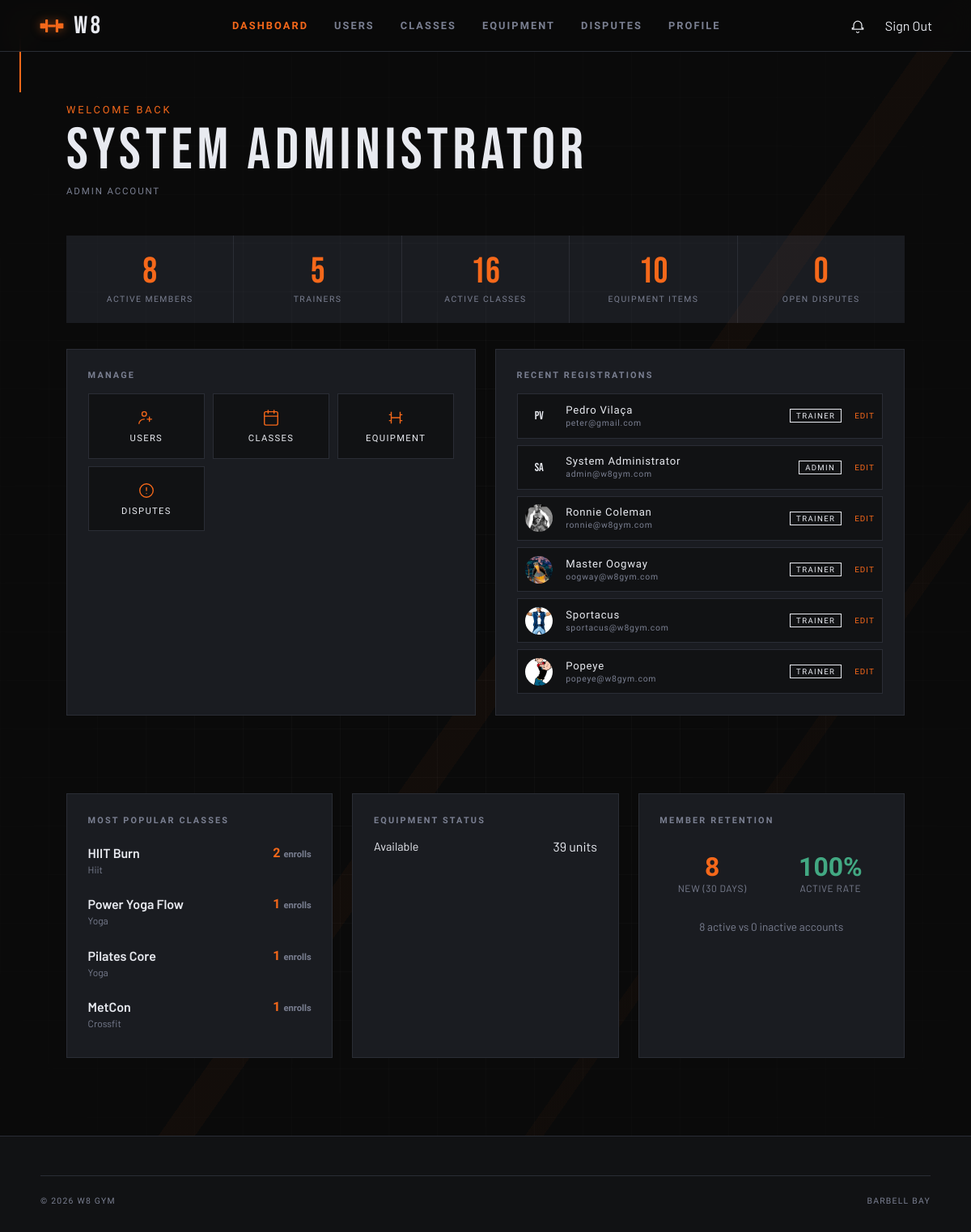
Before: /pages/dashboard.php (signed in) with the older database file.
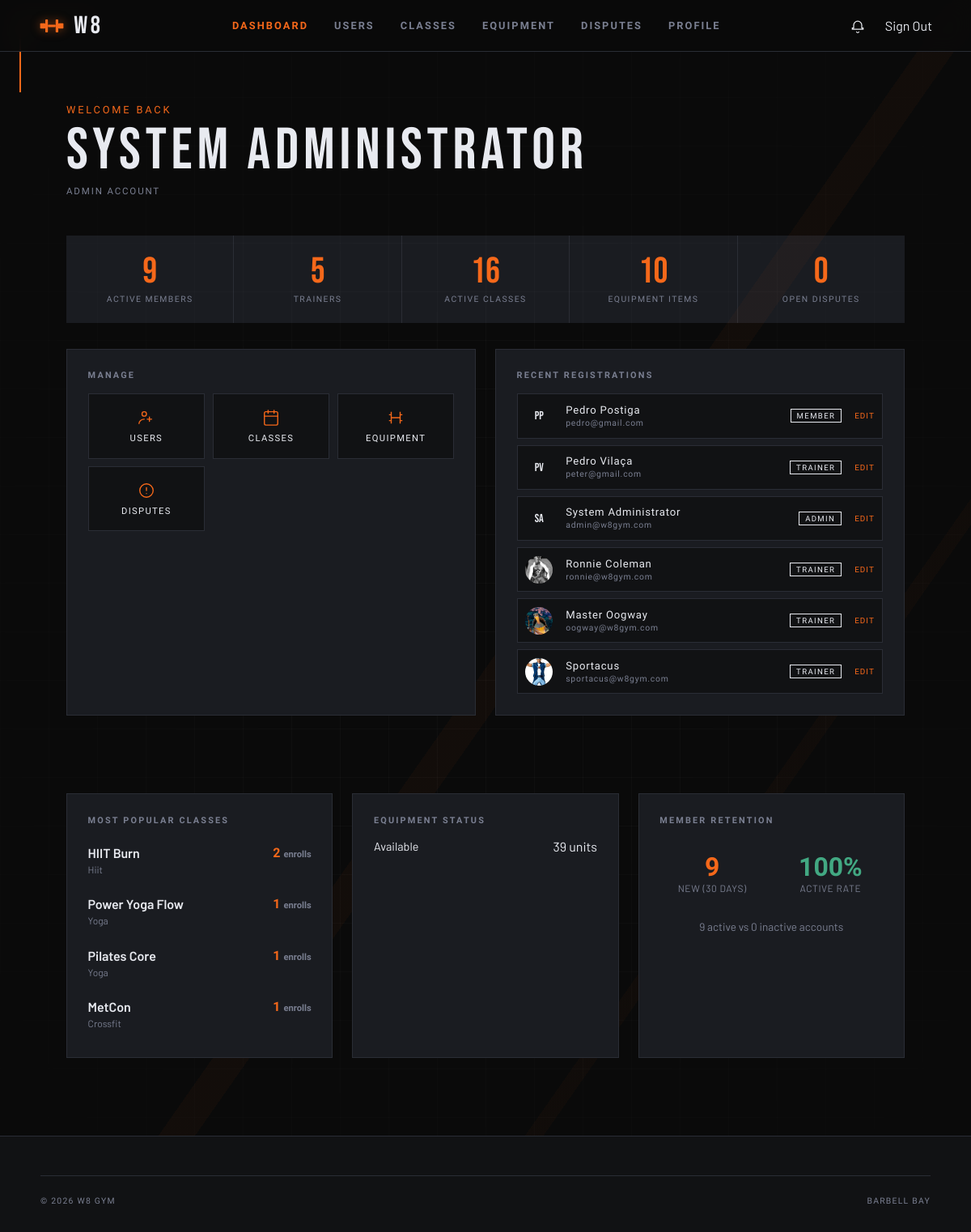
After: the same page with the newer database file.
### tables this page shows
CREATE TABLE users (
  id             INTEGER PRIMARY KEY AUTOINCREMENT,
  username       TEXT    NOT NULL UNIQUE,
  email          TEXT    NOT NULL UNIQUE,
  password_hash  TEXT    NOT NULL,
  first_name     TEXT    NOT NULL,
  last_name      TEXT    NOT NULL,
  phone          TEXT    DEFAULT NULL,
  date_of_birth  TEXT    DEFAULT NULL,   -- ISO-8601: YYYY-MM-DD
  photo_path     TEXT    DEFAULT NULL,   -- stored relative path
  role           TEXT    NOT NULL DEFAULT 'member'
                         CHECK (role IN ('member','trainer','admin')),
  is_active      INTEGER NOT NULL DEFAULT 1,
  created_at     TEXT    NOT NULL DEFAULT (datetime('now')),
  updated_at     TEXT    NOT NULL DEFAULT (datetime('now'))
  -- NOTE: update updated_at via UPDATE trigger or in application code
);

### includes/nav.php (called while the page is built, shortened)
<?php
$role = $role ?? null;
?>

### config/session.php (called while the page is built, shortened)
<?php
function current_user(): ?array {
    return $_SESSION['user'] ?? null;
}
function require_login(string $redirect = '../pages/sign_in.php'): array {
    $user = current_user();
    return $user;
}

### pages/dashboard.php (the view, shortened to what the changed rows need)
<?php
require_once __DIR__ . '/../config/session.php';
$user  = require_login();
$db    = get_db();
$role  = $user['role'];
$admin_stats       = [];
if ($role === 'admin') {
    $admin_stats['total_members']  = $db->query('SELECT COUNT(*) FROM users WHERE role="member" AND is_active=1')->fetchColumn();
    $admin_stats['total_trainers'] = $db->query('SELECT COUNT(*) FROM users WHERE role="trainer" AND is_active=1')->fetchColumn();
    $admin_stats['total_classes']  = $db->query('SELECT COUNT(*) FROM classes WHERE is_active=1')->fetchColumn();
    $admin_stats['open_disputes']  = $db->query('SELECT COUNT(*) FROM disputes WHERE status="open"')->fetchColumn();
    $admin_stats['total_equipment'] = $db->query('SELECT COUNT(*) FROM equipment')->fetchColumn();
    $admin_stats['popular_classes'] = $db->query(
        "SELECT c.name, c.type, COUNT(e.id) as enroll_count
         FROM classes c
         LEFT JOIN class_sessions cs ON cs.class_id = c.id
         LEFT JOIN enrollments e ON e.session_id = cs.id AND e.status = 'enrolled'
         GROUP BY c.id
         ORDER BY enroll_count DESC
         LIMIT 4"
    )->fetchAll();
    $admin_stats['equipment_usage'] = $db->query(
        "SELECT status, COUNT(*) as count FROM equipment_units GROUP BY status"
    )->fetchAll();
    $admin_stats['retention_active'] = (int)$db->query("SELECT COUNT(*) FROM users WHERE role = 'member' AND is_active = 1")->fetchColumn();
    $admin_stats['retention_inactive'] = (int)$db->query("SELECT COUNT(*) FROM users WHERE role = 'member' AND is_active = 0")->fetchColumn();
    $admin_stats['new_signups'] = (int)$db->query("SELECT COUNT(*) FROM users WHERE role = 'member' AND created_at >= date('now', '-30 days')")->fetchColumn();
    $recent_users = $db->query(
        'SELECT id, first_name, last_name, email, role, photo_path, created_at FROM users ORDER BY created_at DESC LIMIT 6'
    )->fetchAll();
}
?>
<!DOCTYPE html>
<html lang="en">
<head>
  <link rel="stylesheet" href="../css/base.css">
  <link rel="stylesheet" href="../css/components.css">
  <link rel="stylesheet" href="../css/dashboard.css">
</head>
<body>
  <?php
    require_once __DIR__ . '/../includes/nav.php';
  ?>
  <main>
    <header class="dash-hero">
      <div class="dash-hero__greeting">Welcome back</div>
      <div class="dash-hero__name"><?= htmlspecialchars($user['first_name'] . ' ' . $user['last_name']) ?></div>
      <div class="dash-hero__role"><?= ucfirst($role) ?> Account</div>
    </header>
    <?php if ($role === 'admin'): ?>
    <section style="max-width:1100px;margin:0 auto;padding:0 2rem 2rem;">
    <div class="stat-cards">
      <article class="stat-card">
        <div class="stat-card__n"><?= $admin_stats['total_members'] ?></div>
        <div class="stat-card__l">Active Members</div>
      </article>
      <article class="stat-card">
        <div class="stat-card__n"><?= $admin_stats['total_trainers'] ?></div>
        <div class="stat-card__l">Trainers</div>
      </article>
      <article class="stat-card">
        <div class="stat-card__n"><?= $admin_stats['total_classes'] ?></div>
        <div class="stat-card__l">Active Classes</div>
      </article>
      <article class="stat-card">
        <div class="stat-card__n"><?= $admin_stats['total_equipment'] ?></div>
        <div class="stat-card__l">Equipment Items</div>
      </article>
      <article class="stat-card">
        <div class="stat-card__n" style="<?= $admin_stats['open_disputes'] > 0 ? 'color:#e84040' : '' ?>"><?= $admin_stats['open_disputes'] ?></div>
        <div class="stat-card__l">Open Disputes</div>
      </article>
      </div>
    </section>
    <section class="dash-grid dash-grid--admin" style="grid-template-columns:1fr 1fr;">
    <article class="dash-card">
      <div class="dash-card__title">Manage</div>
      <div class="quick-links">
        <a href="admin_users.php" class="quick-link">
          <svg viewBox="0 0 24 24" fill="none"><circle cx="9" cy="7" r="3" stroke="currentColor" stroke-width="1.5"/><path d="M2 20c0-3.314 3.134-6 7-6" stroke="currentColor" stroke-width="1.5" stroke-linecap="round"/><path d="M16 11v6M13 14h6" stroke="currentColor" stroke-width="1.5" stroke-linecap="round"/></svg>
          <span>Users</span>
        </a>
        <a href="admin_classes.php" class="quick-link">
          <svg viewBox="0 0 24 24" fill="none"><rect x="3" y="4" width="18" height="18" rx="2" stroke="currentColor" stroke-width="1.5"/><path d="M3 10h18M8 2v4M16 2v4" stroke="currentColor" stroke-width="1.5" stroke-linecap="round"/></svg>
          <span>Classes</span>
        </a>
        <a href="admin_equipment.php" class="quick-link">
          <svg viewBox="0 0 24 24" fill="none"><path d="M6 4v16M18 4v16M3 8h3M18 8h3M3 16h3M18 16h3M6 12h12" stroke="currentColor" stroke-width="1.5"/></svg>
          <span>Equipment</span>
        </a>
        <a href="admin_disputes.php" class="quick-link">
          <svg viewBox="0 0 24 24" fill="none"><circle cx="12" cy="12" r="9" stroke="currentColor" stroke-width="1.5"/><path d="M12 8v4M12 16h.01" stroke="currentColor" stroke-width="1.5" stroke-linecap="round"/></svg>
          <span>Disputes</span>
        </a>
      </div>
    </article>
    <article class="dash-card">
      <div class="dash-card__title">Recent Registrations</div>
      <div class="user-list">
        <?php foreach ($recent_users as $u): ?>
        <article class="user-row">
          <div class="user-row__avatar">
            <?php if ($u['photo_path']): ?>
              <img src="../<?= htmlspecialchars($u['photo_path']) ?>" alt="">
            <?php else: ?>
              <?= strtoupper(substr($u['first_name'],0,1) . substr($u['last_name'],0,1)) ?>
            <?php endif; ?>
          </div>
          <div class="user-row__name"><?= htmlspecialchars($u['first_name'] . ' ' . $u['last_name']) ?><br>
            <span style="font-size:.65rem;color:var(--subtle)"><?= htmlspecialchars($u['email']) ?></span>
          </div>
          <span class="user-row__badge user-row__badge--<?= $u['role'] ?>"><?= $u['role'] ?></span>
          <a href="admin_users.php?edit=<?= $u['id'] ?>" style="font-family:var(--fu);font-size:.62rem;letter-spacing:.1em;text-transform:uppercase;color:var(--accent);">Edit</a>
        </article>
        <?php endforeach; ?>
      </div>
    </article>
    </section>
    <section class="dash-grid dash-grid--admin" style="grid-template-columns:1fr 1fr 1fr;">
      <article class="dash-card">
        <div class="dash-card__title">Most Popular Classes</div>
        <div class="session-list" style="margin-top:1rem;">
          <?php foreach ($admin_stats['popular_classes'] as $pc): ?>
            <div style="display:flex;justify-content:space-between;border-bottom:1px solid var(--surface-3);padding:0.5rem 0;">
              <div>
                <span style="font-weight:600;display:block;"><?= htmlspecialchars($pc['name']) ?></span>
                <span style="font-size:0.75rem;color:var(--subtle);"><?= ucfirst($pc['type']) ?></span>
              </div>
              <div style="font-family:var(--fu);font-weight:600;color:var(--accent);">
                <?= $pc['enroll_count'] ?> <span style="font-size:0.7rem;color:var(--subtle);">enrolls</span>
              </div>
            </div>
          <?php endforeach; ?>
        </div>
      </article>
      <article class="dash-card">
        <div class="dash-card__title">Equipment Status</div>
        <div style="margin-top:1rem;display:flex;flex-direction:column;gap:0.75rem;">
          <?php foreach ($admin_stats['equipment_usage'] as $eq): ?>
            <div style="display:flex;justify-content:space-between;align-items:center;">
              <span style="text-transform:capitalize;font-size:0.9rem;"><?= str_replace('_', ' ', $eq['status']) ?></span>
              <span class="badge badge--<?= $eq['status'] === 'available' ? 'completed' : ($eq['status'] === 'maintenance' ? 'in_review' : 'cancelled') ?>"><?= $eq['count'] ?> units</span>
            </div>
          <?php endforeach; ?>
        </div>
      </article>
      <article class="dash-card">
        <div class="dash-card__title">Member Retention</div>
        <div style="margin-top:1rem;display:grid;grid-template-columns:1fr 1fr;gap:1rem;">
          <div style="text-align:center;background:var(--surface-2);padding:1rem;border-radius:8px;">
            <div style="font-size:2rem;font-weight:700;font-family:var(--fu);color:var(--accent);"><?= $admin_stats['new_signups'] ?></div>
            <div style="font-size:0.75rem;color:var(--subtle);text-transform:uppercase;letter-spacing:0.05em;">New (30 days)</div>
          </div>
          <div style="text-align:center;background:var(--surface-2);padding:1rem;border-radius:8px;">
            <?php $total_mem = $admin_stats['retention_active'] + $admin_stats['retention_inactive'];
                  $retention_rate = $total_mem > 0 ? round(($admin_stats['retention_active'] / $total_mem) * 100) : 0; ?>
            <div style="font-size:2rem;font-weight:700;font-family:var(--fu);color:#42a882;"><?= $retention_rate ?>%</div>
            <div style="font-size:0.75rem;color:var(--subtle);text-transform:uppercase;letter-spacing:0.05em;">Active Rate</div>
          </div>
        </div>
        <div style="margin-top:1rem;font-size:0.85rem;color:var(--subtle);text-align:center;">
          <?= $admin_stats['retention_active'] ?> active vs <?= $admin_stats['retention_inactive'] ?> inactive accounts
        </div>
      </article>
    </section>
    <?php endif; ?>
  </main>
</body>
</html>

Changed rows visible on the page:
no longer on this page (row unchanged): users: photo_path (picture), first_name+last_name "Popeye", email "popeye@w8gym.com", role "TRAINER"
added users: first_name+last_name "PP", first_name+last_name "Pedro Postiga", email "pedro@gmail.com", role "MEMBER"
Other visible differences:
$admin_stats['total_members']: "8" → "9"
$admin_stats['new_signups']: "8" → "9"
$admin_stats['retention_active']: "8" → "9"
